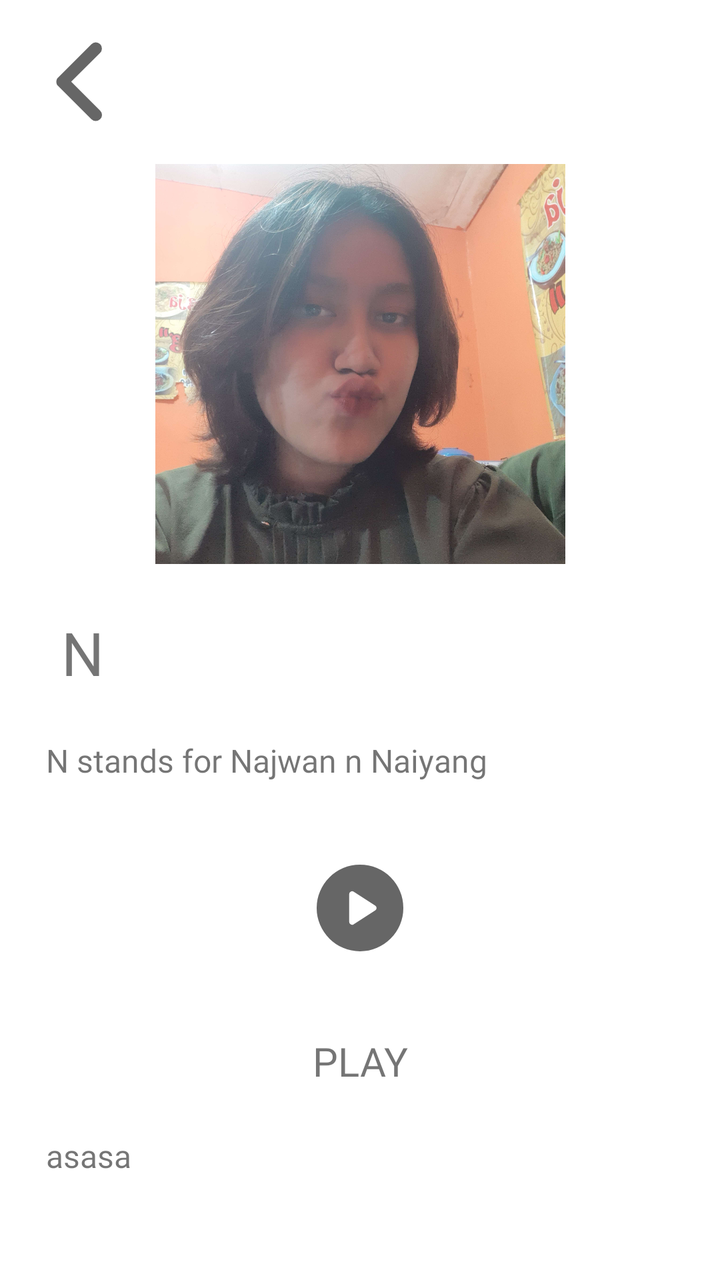
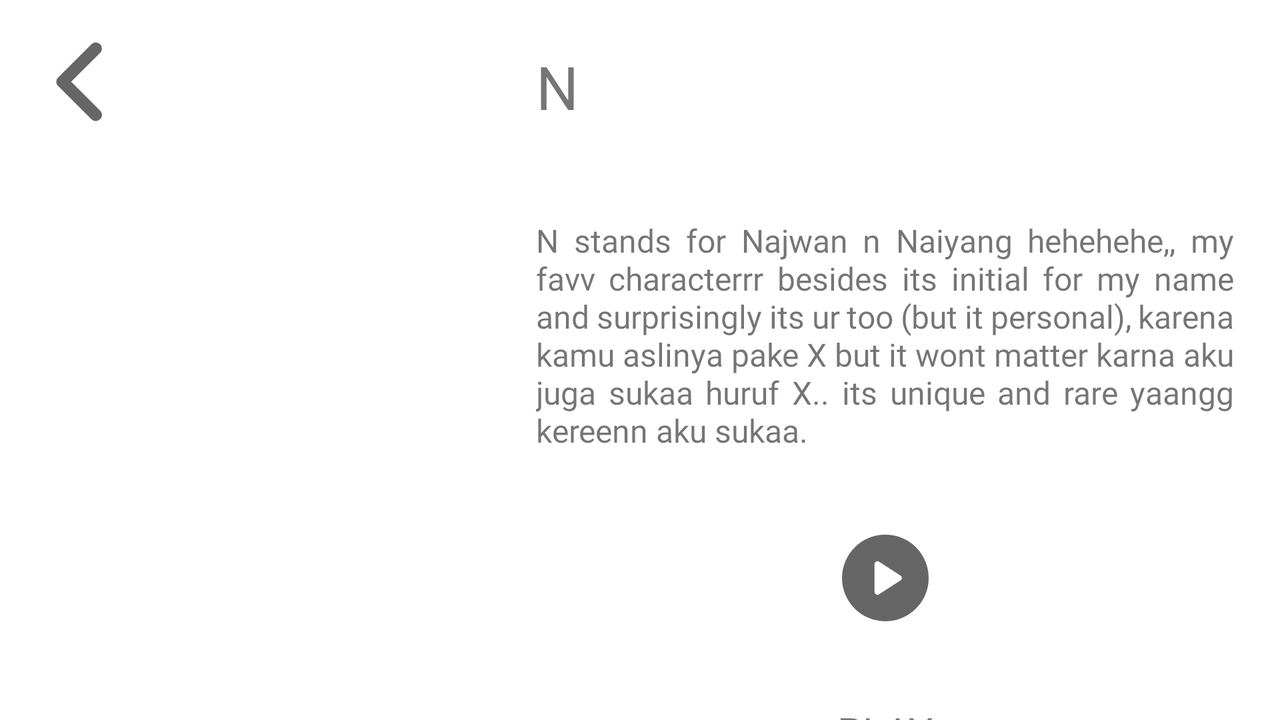

One screen, two layout resources from the same app: the default and the repository's alternative for another configuration. Each is rendered where Android would select it; the XML of both is given below.
<!-- AndroidManifest.xml: application theme Theme.BirdDay -->
<!-- res/layout/activity_n.xml -->
<?xml version="1.0" encoding="utf-8"?>
<androidx.constraintlayout.widget.ConstraintLayout xmlns:android="http://schemas.android.com/apk/res/android"
    xmlns:app="http://schemas.android.com/apk/res-auto"
    xmlns:tools="http://schemas.android.com/tools"
    android:layout_width="match_parent"
    android:layout_height="match_parent"
    tools:context=".N">

    <ImageView
        android:id="@+id/imageView3"
        android:layout_width="205dp"
        android:layout_height="200dp"
        android:layout_marginTop="16dp"
        android:scaleType="centerCrop"
        app:layout_constraintEnd_toEndOf="parent"
        app:layout_constraintStart_toStartOf="parent"
        app:layout_constraintTop_toBottomOf="@+id/imageView4"
        app:srcCompat="@drawable/ayang1" />

    <ImageButton
        android:id="@+id/imageView4"
        android:layout_width="50dp"
        android:layout_height="50dp"
        android:layout_marginStart="16dp"
        android:layout_marginTop="16dp"
        android:onClick="backToMain"
        android:backgroundTint="@color/transparent"
        app:layout_constraintStart_toStartOf="parent"
        app:layout_constraintTop_toTopOf="parent"
        app:srcCompat="@drawable/chevron_left" />

    <TextView
        android:id="@+id/textView"
        android:layout_width="wrap_content"
        android:layout_height="wrap_content"
        android:layout_marginStart="16dp"
        android:layout_marginTop="24dp"
        android:fontFamily="@font/raleway_extrabold"
        android:text="N"
        android:textSize="30sp"
        app:layout_constraintEnd_toEndOf="parent"
        app:layout_constraintHorizontal_bias="0.045"
        app:layout_constraintStart_toStartOf="parent"
        app:layout_constraintTop_toBottomOf="@+id/imageView3" />

    <LinearLayout
        android:id="@+id/linearLayout"
        android:layout_width="match_parent"
        android:layout_height="502dp"
        android:orientation="vertical"
        app:layout_constraintTop_toBottomOf="@id/textView">

        <TextView
            android:layout_width="match_parent"
            android:layout_height="wrap_content"
            android:fontFamily="@font/raleway_extrabold"
            android:justificationMode="inter_word"
            android:padding="23dp"
            android:text="N stands for Najwan n Naiyang"
            android:textSize="16sp">

        </TextView>

        <ScrollView
            android:layout_width="match_parent"
            android:layout_height="190dp"
            android:scrollbars="none"
            app:layout_constraintEnd_toEndOf="parent"
            app:layout_constraintStart_toStartOf="parent"
            app:layout_constraintTop_toBottomOf="@id/linearLayout">

            <LinearLayout
                android:layout_width="match_parent"
                android:layout_height="wrap_content"
                android:orientation="vertical">

                <ImageButton
                    android:id="@+id/imageView2"
                    android:layout_width="match_parent"
                    android:layout_height="80dp"
                    android:onClick="playASong"
                    android:backgroundTint="@color/transparent"
                    app:layout_constraintBottom_toBottomOf="parent"
                    app:layout_constraintEnd_toEndOf="parent"
                    app:layout_constraintStart_toStartOf="parent"
                    app:layout_constraintTop_toBottomOf="@+id/linearLayout"
                    app:srcCompat="@drawable/play_button" />

                <TextView
                    android:layout_width="match_parent"
                    android:layout_height="wrap_content"
                    android:fontFamily="@font/raleway_extrabold"
                    android:gravity="center"
                    android:padding="23dp"
                    android:text="PLAY"
                    android:textSize="20sp">

                </TextView>

                <TextView
                    android:layout_width="match_parent"
                    android:layout_height="wrap_content"
                    android:fontFamily="@font/raleway_extrabold"
                    android:justificationMode="inter_word"
                    android:paddingHorizontal="23dp"
                    android:paddingBottom="23dp"
                    android:text="asasa"
                    android:textSize="16sp">

                </TextView>

            </LinearLayout>

        </ScrollView>

    </LinearLayout>



</androidx.constraintlayout.widget.ConstraintLayout>
<!-- resources referenced by this layout -->
<resources>
  <color name="transparent">#00000000</color>
  <!-- drawable ayang1: jpg bitmap (drawable, 405879 bytes) -->
  <!-- drawable chevron_left (drawable) -->
  <?xml version="1.0" encoding="utf-8"?>
  <vector xmlns:android="http://schemas.android.com/apk/res/android"
      android:width="80dp"
      android:height="80dp"
      android:viewportWidth="960"
      android:viewportHeight="960"
      android:tint="?attr/colorControlNormal">
      <path
          android:fillColor="@android:color/white"
          android:pathData="M536,703L337,504Q331,499 328.5,492.5Q326,486 326,478Q326,471 328.5,464.5Q331,458 337,453L537,253Q548,242 562.5,242Q577,242 589,253Q600,264 599.5,279.5Q599,295 588,306L415,478L589,652Q600,663 600,677.5Q600,692 589,703Q577,714 562,714Q547,714 536,703Z"/>
  </vector>
  <!-- drawable play_button (drawable) -->
  <?xml version="1.0" encoding="utf-8"?>
  <vector xmlns:android="http://schemas.android.com/apk/res/android"
      android:width="50dp"
      android:height="50dp"
      android:viewportWidth="960"
      android:viewportHeight="960"
      android:tint="?attr/colorControlNormal">
      <path
          android:fillColor="@android:color/white"
          android:pathData="M419,636L627,503Q639,495.15 639,480.07Q639,465 627,457L419,323Q405,314 390.5,322.54Q376,331.09 376,347L376,613Q376,628.91 390.5,637.46Q405,646 419,636ZM479.54,896Q394.36,896 318.52,862.98Q242.68,829.96 186.36,773.64Q130.04,717.32 97.02,641.35Q64,565.38 64,480Q64,393.73 97.08,317.85Q130.16,241.97 186.76,185.38Q243.37,128.79 318.98,96.4Q394.59,64 479.56,64Q565.89,64 642.07,96.4Q718.25,128.79 774.63,185.4Q831,242 863.5,318.04Q896,394.08 896,480.54Q896,566 863.6,641.34Q831.21,716.68 774.62,773.26Q718.03,829.84 642,862.92Q565.98,896 479.54,896Z"/>
  </vector>
  <style name="Theme.BirdDay" parent="Base.Theme.BirdDay" />
  <style name="Base.Theme.BirdDay" parent="Theme.MaterialComponents.DayNight.NoActionBar">
          <item name="android:statusBarColor">#FF191414</item>
          
          
      </style>
</resources>
<!-- res/layout-land/activity_n.xml (the repository's variant of the layout above) -->
<!-- drawn on the phone turned sideways -->
<?xml version="1.0" encoding="utf-8"?>
<androidx.constraintlayout.widget.ConstraintLayout xmlns:android="http://schemas.android.com/apk/res/android"
    xmlns:app="http://schemas.android.com/apk/res-auto"
    xmlns:tools="http://schemas.android.com/tools"
    android:layout_width="match_parent"
    android:layout_height="match_parent"
    tools:context=".N">

    <LinearLayout
        android:layout_width="match_parent"
        android:layout_height="match_parent"
        android:orientation="horizontal"
        app:layout_constraintBottom_toBottomOf="parent"
        app:layout_constraintStart_toStartOf="parent"
        app:layout_constraintTop_toTopOf="parent">


        <LinearLayout
            android:layout_width="wrap_content"
            android:layout_height="match_parent"
            android:orientation="vertical">

            <ImageButton
                android:id="@+id/imageView4"
                android:layout_width="50dp"
                android:layout_height="50dp"
                android:layout_marginStart="16dp"
                android:layout_marginTop="16dp"
                android:onClick="backToMain"
                android:backgroundTint="@color/transparent"
                app:layout_constraintStart_toStartOf="parent"
                app:layout_constraintTop_toTopOf="parent"
                app:srcCompat="@drawable/chevron_left" />

            <ImageView
                android:id="@+id/imageView3"
                android:layout_width="205dp"
                android:layout_height="200dp"
                android:layout_margin="20dp"
                android:scaleType="centerCrop"
                app:layout_constraintEnd_toEndOf="parent"
                app:layout_constraintStart_toStartOf="parent"
                app:layout_constraintTop_toBottomOf="@+id/imageView4"
                android:transitionName="pin_to_playlist5"
                app:srcCompat="@drawable/n_photo" />

        </LinearLayout>

        <LinearLayout
            android:layout_width="match_parent"
            android:layout_height="wrap_content"
            android:orientation="vertical">

            <TextView
                android:id="@+id/textView"
                android:layout_width="wrap_content"
                android:layout_height="wrap_content"
                android:padding="23dp"
                android:fontFamily="@font/raleway_extrabold"
                android:text="N"
                android:textSize="30sp"
                app:layout_constraintEnd_toEndOf="parent"
                app:layout_constraintHorizontal_bias="0.045"
                app:layout_constraintStart_toStartOf="parent"
                app:layout_constraintTop_toBottomOf="@+id/imageView3" />


            <ScrollView
                android:layout_width="match_parent"
                android:layout_height="match_parent"
                android:scrollbars="none"
                app:layout_constraintEnd_toEndOf="parent"
                app:layout_constraintStart_toStartOf="parent"
                app:layout_constraintTop_toBottomOf="@id/linearLayout">

                <LinearLayout
                    android:layout_width="match_parent"
                    android:layout_height="match_parent"
                    android:orientation="vertical">

                    <TextView
                        android:layout_width="match_parent"
                        android:layout_height="wrap_content"
                        android:fontFamily="@font/raleway_extrabold"
                        android:justificationMode="inter_word"
                        android:padding="23dp"
                        android:text="N stands for Najwan n Naiyang hehehehe,, my favv characterrr besides its initial for my name and surprisingly its ur too (but it personal), karena kamu aslinya pake X but it wont matter karna aku juga sukaa huruf X.. its unique and rare yaangg kereenn aku sukaa."
                        android:textSize="16sp">

                    </TextView>

                    <ImageButton
                        android:id="@+id/imageView2"
                        android:layout_width="match_parent"
                        android:layout_height="80dp"
                        android:onClick="playASong"
                        android:backgroundTint="@color/transparent"
                        app:layout_constraintBottom_toBottomOf="parent"
                        app:layout_constraintEnd_toEndOf="parent"
                        app:layout_constraintStart_toStartOf="parent"
                        app:layout_constraintTop_toBottomOf="@+id/linearLayout"
                        app:srcCompat="@drawable/play_button" />

                    <TextView
                        android:layout_width="match_parent"
                        android:layout_height="wrap_content"
                        android:fontFamily="@font/raleway_extrabold"
                        android:gravity="center"
                        android:padding="23dp"
                        android:text="PLAY"
                        android:textSize="20sp">

                    </TextView>

                    <TextView
                        android:layout_width="match_parent"
                        android:layout_height="wrap_content"
                        android:fontFamily="@font/raleway_extrabold"
                        android:justificationMode="inter_word"
                        android:padding="23dp"
                        android:text="anywayy aku tuh sukaa lagu iniiiii judulnya love ephipany by reality club, its sooo gooddd, i love the lyrics and the meaning of the song, its sooo deep and i love it, i love the way he express his feeling through the songg.. jadi dari judulnya ajaa artinya kamu bener bener menemukan cinta sejati gituu yaangg (and its very mee ????) i hope can be last forever ya yaang dont be this game over "
                        android:textSize="16sp">

                    </TextView>

                </LinearLayout>

            </ScrollView>

        </LinearLayout>

    </LinearLayout>

</androidx.constraintlayout.widget.ConstraintLayout>
<!-- resources referenced by the variant -->
<!-- as the phone turned sideways resolves them -->
<resources>
  <color name="transparent">#00000000</color>
  <!-- drawable chevron_left (drawable) -->
  <?xml version="1.0" encoding="utf-8"?>
  <vector xmlns:android="http://schemas.android.com/apk/res/android"
      android:width="80dp"
      android:height="80dp"
      android:viewportWidth="960"
      android:viewportHeight="960"
      android:tint="?attr/colorControlNormal">
      <path
          android:fillColor="@android:color/white"
          android:pathData="M536,703L337,504Q331,499 328.5,492.5Q326,486 326,478Q326,471 328.5,464.5Q331,458 337,453L537,253Q548,242 562.5,242Q577,242 589,253Q600,264 599.5,279.5Q599,295 588,306L415,478L589,652Q600,663 600,677.5Q600,692 589,703Q577,714 562,714Q547,714 536,703Z"/>
  </vector>
  <!-- drawable play_button (drawable) -->
  <?xml version="1.0" encoding="utf-8"?>
  <vector xmlns:android="http://schemas.android.com/apk/res/android"
      android:width="50dp"
      android:height="50dp"
      android:viewportWidth="960"
      android:viewportHeight="960"
      android:tint="?attr/colorControlNormal">
      <path
          android:fillColor="@android:color/white"
          android:pathData="M419,636L627,503Q639,495.15 639,480.07Q639,465 627,457L419,323Q405,314 390.5,322.54Q376,331.09 376,347L376,613Q376,628.91 390.5,637.46Q405,646 419,636ZM479.54,896Q394.36,896 318.52,862.98Q242.68,829.96 186.36,773.64Q130.04,717.32 97.02,641.35Q64,565.38 64,480Q64,393.73 97.08,317.85Q130.16,241.97 186.76,185.38Q243.37,128.79 318.98,96.4Q394.59,64 479.56,64Q565.89,64 642.07,96.4Q718.25,128.79 774.63,185.4Q831,242 863.5,318.04Q896,394.08 896,480.54Q896,566 863.6,641.34Q831.21,716.68 774.62,773.26Q718.03,829.84 642,862.92Q565.98,896 479.54,896Z"/>
  </vector>
  <style name="Theme.BirdDay" parent="Base.Theme.BirdDay" />
  <style name="Base.Theme.BirdDay" parent="Theme.MaterialComponents.DayNight.NoActionBar">
          <item name="android:statusBarColor">#FF191414</item>
          
          
      </style>
</resources>
